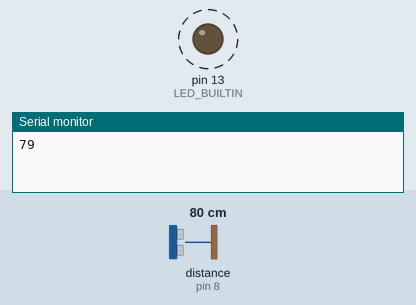
The sketch below on a simulated Arduino Uno, built with avr-gcc and run on an emulated ATmega328P. On the bench: output pins drawn as LEDs (lit = HIGH), the last lines printed to the serial monitor. Wiring (inferred from the names in the program): ultrasonic range finder: trigger pin 9; echo pin 8. Dashed ring = blinking. Inputs (shaded band) come from the test bench; at power-on: distance to the obstacle (sensor on pin 8) 80 cm. The echo pulse lasts 58.3 µs per cm; pins used as bus, display or sensor lines are not drawn.

Above: at 1.7 s.
1.8 s: distance to the obstacle (sensor on pin 8) set to 12 cm
At 2.21 s:
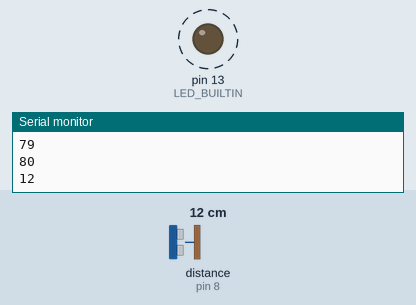
5.3 s: distance to the obstacle (sensor on pin 8) set to 9 cm
At 6.5 s:
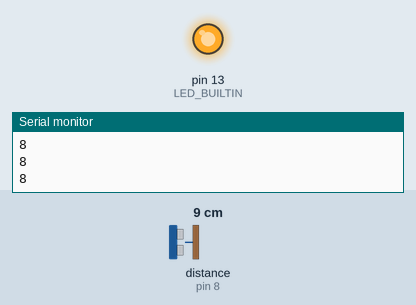
7.0 s: distance to the obstacle (sensor on pin 8) set to 120 cm
At 8.2 s:
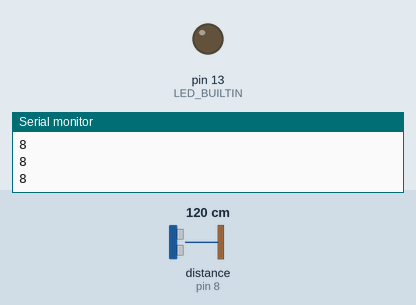
8.5 s: distance to the obstacle (sensor on pin 8) set to 107 cm
10.0 s: distance to the obstacle (sensor on pin 8) set to 99 cm
At 10.34 s:
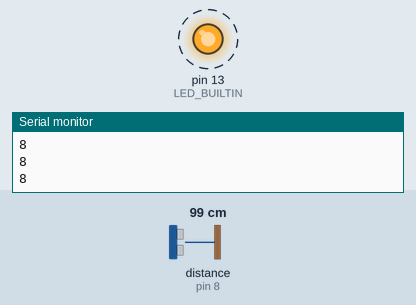
Timing chart, 0 to 15.2 s (numbered marks = the images above; inputs shaded):
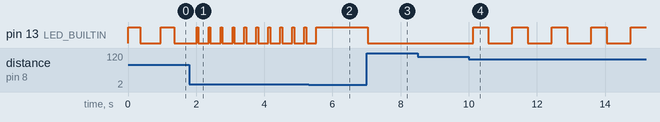

Measured:
- the behaviour switches between 11 and 10 cm on distance to the obstacle (sensor on pin 8) (found by bisection; images 1 and 2)
- the behaviour switches between 102 and 101 cm on distance to the obstacle (sensor on pin 8) (found by bisection; images 3 and 4)
- after the input at 1.8 s, pin 13 (LED_BUILTIN): alternates HIGH for 0.05 s and LOW for 0.30 s, starting after 0.26 s
- after the input at 5.3 s, pin 13 (LED_BUILTIN): goes on until 5.5 s, then stays HIGH
- after the input at 7.0 s, pin 13 (LED_BUILTIN): HIGH → LOW at once
- after the input at 8.5 s, every drawn part: stays the same
- after the input at 10.0 s, pin 13 (LED_BUILTIN): alternates HIGH for 0.45 s and LOW for 0.71 s, starting after 0.12 s
- by itself, pin 13 (LED_BUILTIN): alternates HIGH for 0.38 s and LOW for 0.61 s

The sketch:

backupradar.ino
```cpp
/** ==================== BACKUP RADAR ====================
 *
 * @author Pilvi Rajala
 * May 2017
 */

/* ==================== PROGRAM DESCRIPTION ====================
 *
 *  - When the sensor detects something over a meter away, LED stays off.
 *  - When the something is detected meter or less away from sensor
 *    LED starts blinking being on for 0.5 s and off for 0.5 s.
 *  - Every 10 cm the signal length reduces until it's only 0.1 s
 *  - When distance is less than 10 cm or sensor can't read,
 *    the LED will be on continuously
 */

// Define required pins
#define TRIGGER_PIN 9
#define ECHO_PIN 8


void setup() {
  // Initialize serial communication
  Serial.begin(9600);

  // Initialize LED_BUILTIN pin as an output pin with the line
  pinMode(LED_BUILTIN, OUTPUT);

  // Set TRIGGER_PIN as OUTPUT that is used to activate the sensor
  // and use ECHO_PIN to receive data from the sensor
  pinMode(TRIGGER_PIN, OUTPUT);
  pinMode(ECHO_PIN, INPUT);

}

void loop() {

  // Initialize variables
  long pulseDuration;   // Duration of the echo pulse
  long distanceCm;
  long blinkInterval;

   // First give a short LOW pulse to ensure a clean HIGH pulse
  digitalWrite(TRIGGER_PIN, LOW);
  delayMicroseconds(2);

  // High pulse to the sensor to initate reading
  digitalWrite(TRIGGER_PIN, HIGH);
  delayMicroseconds(10);
  digitalWrite(TRIGGER_PIN, LOW);

  // Listen for the returning pulse
  pulseDuration = pulseIn(ECHO_PIN, HIGH);

  // Calculate distance to the detected object
  distanceCm = pulseToCentimeters(pulseDuration);

  // If distance to object is between 100 and 10 cm, blink the LED
  if(distanceCm > 10 && distanceCm <= 100){
    blinkInterval = getBlinkInterval(distanceCm);

    digitalWrite(LED_BUILTIN, HIGH);
    delay(blinkInterval);
    digitalWrite(LED_BUILTIN, LOW);
    delay(blinkInterval);

    // Output the distance to the console
    Serial.println(distanceCm);

  }
  // Distance to the object is 10 cm or less, or the sensor can't read data,
  // keep the LED on.
  else if(distanceCm <= 10 || distanceCm == NULL){
    digitalWrite(LED_BUILTIN, HIGH);

    // Output the distance to the console
    Serial.println(distanceCm);
  }
  // If the object is further than 100 cm away, the LED stays off.
  else if(distanceCm > 100) {
    digitalWrite(LED_BUILTIN, LOW);
  }

  // Add a bit delay
  delay(250);

}

/**
 * Convert the length of the return pulse (measured in microseconds)
 * to centimeters.
 */
long pulseToCentimeters(long microseconds){
  // Speed of sound is 343 m/s (in dry air at 20°C)
  // which equals to 34 300 cm / 100 000 microseconds => 29.15 microseconds / centimeter
  // The signal travels back and forth, so the distance to the object is half of
  // the distance the signal travels.

  return microseconds / 29.15 / 2.0;
}

/**
 * When distance is...
 * >= 100 cm => 0.50 s => 500 ms
 * >=  90 cm => 0.45 s => 450 ms
 * >=  80 cm => 0.40 s => 400 ms
 * >=  70 cm => 0.35 s => 350 ms
 * >=  60 cm => 0.30 s => 300 ms
 * >=  50 cm => 0.25 s => 250 ms
 * >=  40 cm => 0.20 s => 200 ms
 * >=  30 cm => 0.15 s => 150 ms
 * >=  20 cm => 0.10 s => 100 ms
 */
 long getBlinkInterval(long distance){
    long roundedDistance = distance - (distance % 10);
    return (roundedDistance / 2) * 10;
 }
```
